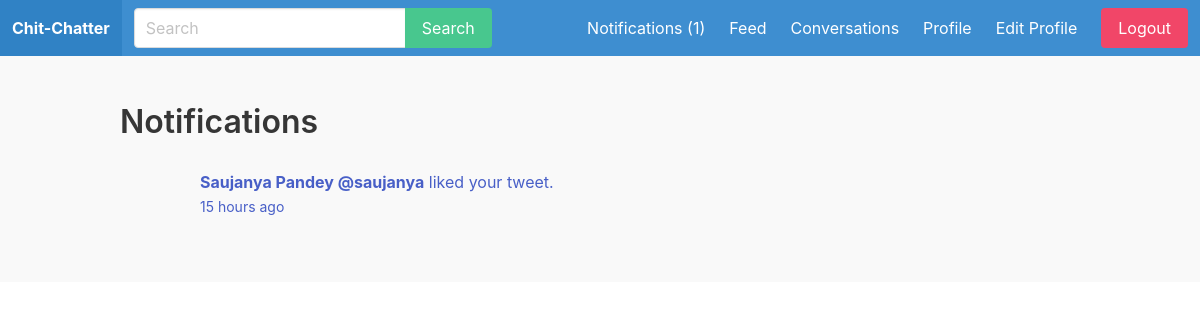
The app's page /notifications/ (signed in), older data.
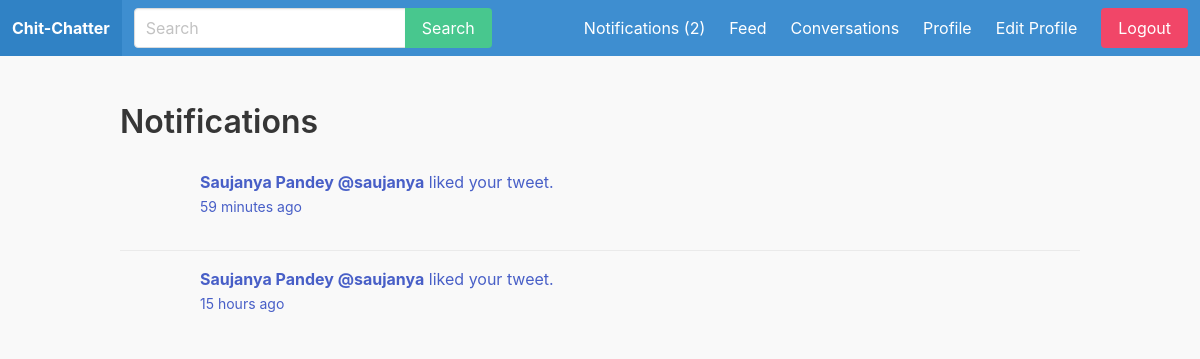
The same page, newer data.
### apps/notification/models.py (models this page shows, shortened)
class Notification(models.Model):
  MESSAGE = 'message'
  FOLLOWER = 'follower'
  LIKE = 'like'
  MENTION = 'mention'
  CHOICES = (
    (MESSAGE, 'Message'),
    (FOLLOWER, 'Follower'),
    (LIKE, 'Like'),
    (MENTION, 'Mention'),
  )
  to_user = models.ForeignKey(User, on_delete=models.CASCADE, related_name='notifications')
  notification_type = models.CharField(max_length=20, choices=CHOICES)
  is_read = models.BooleanField(default=False)
  created_by = models.ForeignKey(User, on_delete=models.CASCADE, related_name='notification_creator')
  created_at = models.DateTimeField(auto_now_add=True)
  class Meta:
    ordering = ['-created_at']

### apps/notification/views.py (the view, shortened to what this page needs)
# urls.py: path('notifications/', notifications, name='notifications'),
@login_required
def notifications(request):
  goto = request.GET.get('goto', '')
  notification_id = request.GET.get('id', 0)
  return render(request, 'notification/notifications.html')

### apps/notification/context_processors.py (called while the page is built)
def notifications(request):
  if request.user.is_authenticated:
    return {'notifications': request.user.notifications.filter(is_read=False)}
  else:
    return {'notifications': []}

### apps/notification/templates/notification/notifications.html (shortened to what this page needs)
{% extends 'core/base.html' %}
  {% load humanize %}
  {% block content %}
    <div class="container">
      <div class="columns">
        <div class="column is-12">
          <h1 class="title">
            Notifications
          </h1>
          <div class="wrapper-tweets">
            {% for notification in notifications %}
              <article class="media">
                <figure class="media-left">
                  <p class="image is-64x64">
                  </p>
                </figure>
                <div class="media-content">
                  <div class="content">
                    <p>
                      {% if notification.notification_type == 'message' %}
                        <a href="{% url 'notifications' %}?goto=conversation&id={{ notification.id }}">
                          <strong>{{ notification.created_by.first_name }} {{ notification.created_by.last_name }} @{{ notification.created_by.username }}</strong>
                          sent you a message.
                          <br>
                          <small>{{ notification.created_at|naturaltime }}</small>
                        </a>
                      {% elif notification.notification_type == 'like' %}
                        <a href="{% url 'notifications' %}?goto=user_profile&id={{ notification.id }}">
                          <strong>{{ notification.created_by.first_name }} {{ notification.created_by.last_name }} @{{ notification.created_by.username }}</strong>
                          liked your tweet.
                          <br>
                          <small>{{ notification.created_at|naturaltime }}</small>
                        </a>
                      {% endif %}
                    </p>
                  </div>
                </div>
              </article>
            {% endfor %}
          </div>
        </div>
      </div>
    </div>
  {% endblock %}

### apps/core/templates/core/base.html (shortened to what this page needs)
<!DOCTYPE html>
{% load static %}
<html lang="en">
<head>
  <link rel="stylesheet" href="https://cdn.jsdelivr.net/npm/bulma@0.9.3/css/bulma.min.css">
  <link rel="stylesheet" href="{% static 'css/main.css' %}" type="text/css">
</head>
<body>
  <nav class="navbar is-info" role="navigation">
    <div class="navbar-brand">
      <a href="/" class="navbar-item">
        <strong>
          Chit-Chatter
        </strong>
      </a>
    </div>
    <div class="navbar-menu" id="navMenu">
      <div class="navbar-start">
        <div class="navbar-item">
          <form action="{% url 'search' %}" method="get">
            <div class="field has-addons">
              {% if request.user.is_authenticated %}
                <div class="control">
                  <input type="text" class="input" placeholder="Search" name="query" required>
                </div>
                <div class="control">
                  <button class="button is-success">
                    Search
                  </button>
                </div>
              {% endif %}
            </div>
          </form>
        </div>
      </div>
      <div class="navbar-end">
        {% if request.user.is_authenticated %}
          <a href="{% url 'notifications'  %}" class="navbar-item">
            Notifications ({{ notifications.count }})
          </a>
          <a href="{% url 'feed' %}" class="navbar-item">
            Feed
          </a>
          <a href="{% url 'conversations' %}" class="navbar-item">
            Conversations
          </a>
          <a href="{% url 'user_profile' request.user.username %}" class="navbar-item">
            Profile
          </a>
          <a href="{% url 'edit_profile' %}" class="navbar-item">
            Edit Profile
          </a>
        {% endif %}
        <div class="navbar-item">
          <div class="buttons">
            {% if request.user.is_authenticated %}
              <a href="{% url 'logout' %}" class="button is-danger">
                Logout
              </a>
            {% endif %}
          </div>
        </div>
      </div>
    </div>
  </nav>
  <section class="section">
    {% block content %}
    {% endblock %}
  </section>
</body>
</html>

### static/css/main.css (style rules this page uses)
body { background: #f9f9f9; }
.wrapper-tweets { margin-top: 30px; }

Row changes from the older to the newer data that the page shows:
added Notification: created_by.first_name "Saujanya", created_by.last_name "Pandey", created_by.username "saujanya", created_at "59 minutes ago"
Text that changed along with them:
{{ notifications.count }}: "1" → "2"
